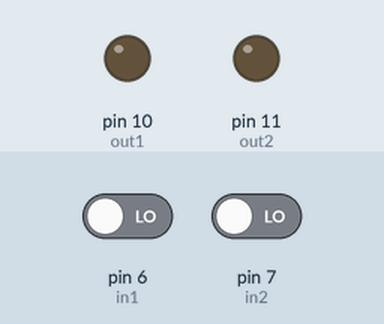
This sketch was run on a simulated Arduino Uno, built with avr-gcc and run on an emulated ATmega328P. Shown: output pins drawn as LEDs (lit = HIGH). Inputs (shaded band) come from the test bench; at power-on: pin 6 (in1) LOW, pin 7 (in2) LOW.

Above: at 1.2 s.
1.3 s: pin 6 (in1) driven HIGH
At 2.5 s:
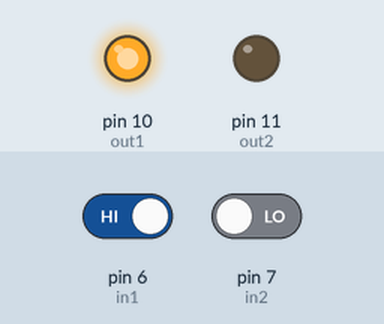
2.8 s: pin 7 (in2) driven HIGH
At 3.7 s:
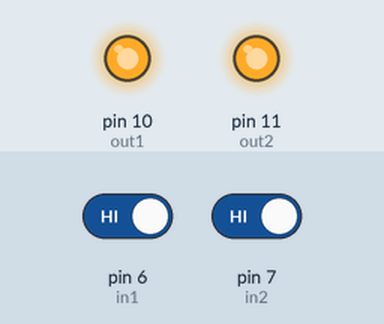
4.3 s: pin 6 (in1) driven LOW
At 4.8 s:
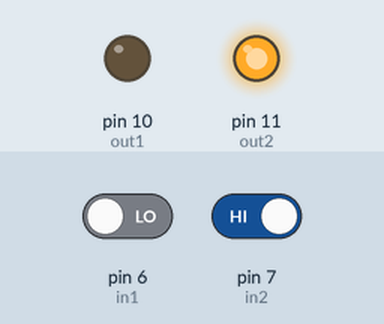
5.8 s: pin 7 (in2) driven LOW
At 7.2 s:
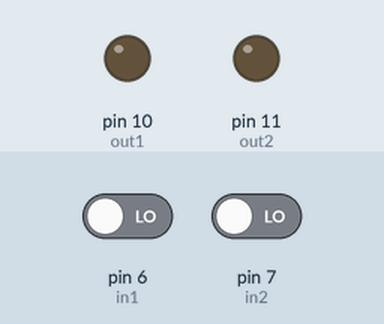
Timing chart, 0 to 8.3 s (numbered marks = the images above; inputs shaded):
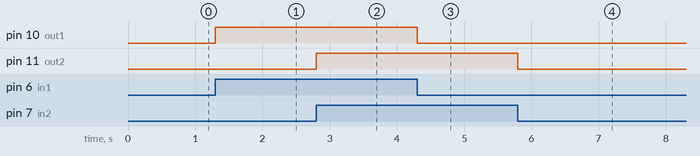

Measured:
- after the input at 1.3 s, pin 10 (out1): LOW → HIGH at once
- after the input at 2.8 s, pin 11 (out2): LOW → HIGH at once
- after the input at 4.3 s, pin 10 (out1): HIGH → LOW at once
- after the input at 5.8 s, pin 11 (out2): HIGH → LOW at once

The sketch:

makerthon_motor.ino
```cpp
int in1=6;
int in2=7;

int out1= 10;
int out2=11;

void setup() {
  // put your setup code here, to run once:
  pinMode(in1, INPUT);
  pinMode(in2, INPUT);

  pinMode(out1, OUTPUT);
  pinMode(out2, OUTPUT);
}

void loop() {
  // put your main code here, to run repeatedly:
  if(digitalRead(in1)){
    digitalWrite(out1, HIGH);
  }else{
    digitalWrite(out1, LOW);
  }

  if(digitalRead(in2)){
    digitalWrite(out2, HIGH);
  }else{
    digitalWrite(out2, LOW);
  }

}
```
